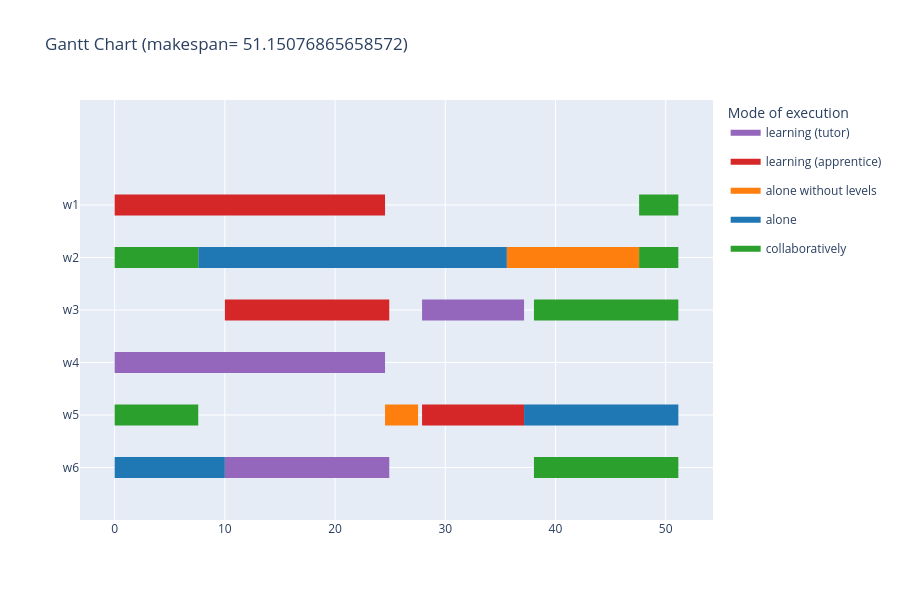

The cell this chart's notebook holds for it:
### Code cell
gantt_chart(s, instance_generated, color=3, render= "notebook", verbose=False)

### Figure 1 — Plotly figure (JSON) as saved in the notebook; plotly's stock layout.template omitted (floating-point values rounded to 4 significant figures)
{"data": [{"fill": "toself", "fillcolor": "rgb(148, 103, 189)", "hoverinfo": "name", "legendgroup": "rgb(148, 103, 189)", "mode": "none", "name": "learning (tutor)", "showlegend": true, "type": "scatter", "x": [27.9, 37.15, 37.15, 27.9, 27.9, 0, 24.54, 24.54, 0, 0, 10, 24.92, 24.92, 10], "y": [2.8, 2.8, 3.2, 3.2, null, 1.8, 1.8, 2.2, 2.2, null, -0.2, -0.2, 0.2, 0.2]}, {"fill": "toself", "fillcolor": "rgb(214, 39, 40)", "hoverinfo": "name", "legendgroup": "rgb(214, 39, 40)", "mode": "none", "name": "learning (apprentice)", "showlegend": true, "type": "scatter", "x": [0, 24.54, 24.54, 0, 0, 10, 24.92, 24.92, 10, 10, 27.9, 37.15, 37.15, 27.9], "y": [4.8, 4.8, 5.2, 5.2, null, 2.8, 2.8, 3.2, 3.2, null, 0.8, 0.8, 1.2, 1.2]}, {"fill": "toself", "fillcolor": "rgb(255, 127, 14)", "hoverinfo": "name", "legendgroup": "rgb(255, 127, 14)", "mode": "none", "name": "alone without levels", "showlegend": true, "type": "scatter", "x": [35.59, 47.59, 47.59, 35.59, 35.59, 24.54, 27.54, 27.54, 24.54], "y": [3.8, 3.8, 4.2, 4.2, null, 0.8, 0.8, 1.2, 1.2]}, {"fill": "toself", "fillcolor": "rgb(31, 119, 180)", "hoverinfo": "name", "legendgroup": "rgb(31, 119, 180)", "mode": "none", "name": "alone", "showlegend": true, "type": "scatter", "x": [7.586, 26.59, 26.59, 7.586, 7.586, 26.59, 35.59, 35.59, 26.59, 26.59, 37.15, 51.15, 51.15, 37.15, 37.15, 0, 10, 10, 0], "y": [3.8, 3.8, 4.2, 4.2, null, 3.8, 3.8, 4.2, 4.2, null, 0.8, 0.8, 1.2, 1.2, null, -0.2, -0.2, 0.2, 0.2]}, {"fill": "toself", "fillcolor": "rgb(44, 160, 44)", "hoverinfo": "name", "legendgroup": "rgb(44, 160, 44)", "mode": "none", "name": "collaboratively", "showlegend": true, "type": "scatter", "x": [47.59, 51.15, 51.15, 47.59, 47.59, 0, 7.586, 7.586, 0, 0, 47.59, 51.15, 51.15, 47.59, 47.59, 38.05, 51.15, 51.15, 38.05, 38.05, 0, 7.586, 7.586, 0, 0, 38.05, 51.15, 51.15, 38.05], "y": [4.8, 4.8, 5.2, 5.2, null, 3.8, 3.8, 4.2, 4.2, null, 3.8, 3.8, 4.2, 4.2, null, 2.8, 2.8, 3.2, 3.2, null, 0.8, 0.8, 1.2, 1.2, null, -0.2, -0.2, 0.2, 0.2]}, {"legendgroup": "rgb(148, 103, 189)", "marker": {"color": "rgb(148, 103, 189)", "opacity": 0, "size": 1}, "mode": "markers", "name": "", "showlegend": false, "text": [null, null, null, null, null, null], "type": "scatter", "x": [27.9, 37.15, 0, 24.54, 10, 24.92], "y": [3, 3, 2, 2, 0, 0]}, {"legendgroup": "rgb(214, 39, 40)", "marker": {"color": "rgb(214, 39, 40)", "opacity": 0, "size": 1}, "mode": "markers", "name": "", "showlegend": false, "text": [null, null, null, null, null, null], "type": "scatter", "x": [0, 24.54, 10, 24.92, 27.9, 37.15], "y": [5, 5, 3, 3, 1, 1]}, {"legendgroup": "rgb(255, 127, 14)", "marker": {"color": "rgb(255, 127, 14)", "opacity": 0, "size": 1}, "mode": "markers", "name": "", "showlegend": false, "text": [null, null, null, null], "type": "scatter", "x": [35.59, 47.59, 24.54, 27.54], "y": [4, 4, 1, 1]}, {"legendgroup": "rgb(31, 119, 180)", "marker": {"color": "rgb(31, 119, 180)", "opacity": 0, "size": 1}, "mode": "markers", "name": "", "showlegend": false, "text": [null, null, null, null, null, null, null, null], "type": "scatter", "x": [7.586, 26.59, 26.59, 35.59, 37.15, 51.15, 0, 10], "y": [4, 4, 4, 4, 1, 1, 0, 0]}, {"legendgroup": "rgb(44, 160, 44)", "marker": {"color": "rgb(44, 160, 44)", "opacity": 0, "size": 1}, "mode": "markers", "name": "", "showlegend": false, "text": [null, null, null, null, null, null, null, null, null, null, null, null], "type": "scatter", "x": [47.59, 51.15, 0, 7.586, 47.59, 51.15, 38.05, 51.15, 0, 7.586, 38.05, 51.15], "y": [5, 5, 4, 4, 4, 4, 3, 3, 1, 1, 0, 0]}], "layout": {"height": 600, "hovermode": "closest", "legend": {"title": {"text": "Mode of execution"}}, "showlegend": true, "title": {"text": "Gantt Chart (makespan= 51.15076865658572)"}, "xaxis": {"rangeselector": {"buttons": [{"count": 7, "label": "1w", "step": "day", "stepmode": "backward"}, {"count": 1, "label": "1m", "step": "month", "stepmode": "backward"}, {"count": 6, "label": "6m", "step": "month", "stepmode": "backward"}, {"count": 1, "label": "YTD", "step": "year", "stepmode": "todate"}, {"count": 1, "label": "1y", "step": "year", "stepmode": "backward"}, {"step": "all"}]}, "showgrid": true, "type": "linear", "zeroline": false}, "yaxis": {"autorange": false, "range": [-1, 7], "showgrid": true, "ticktext": ["w6", "w5", "w4", "w3", "w2", "w1"], "tickvals": [0, 1, 2, 3, 4, 5], "zeroline": false}}}
